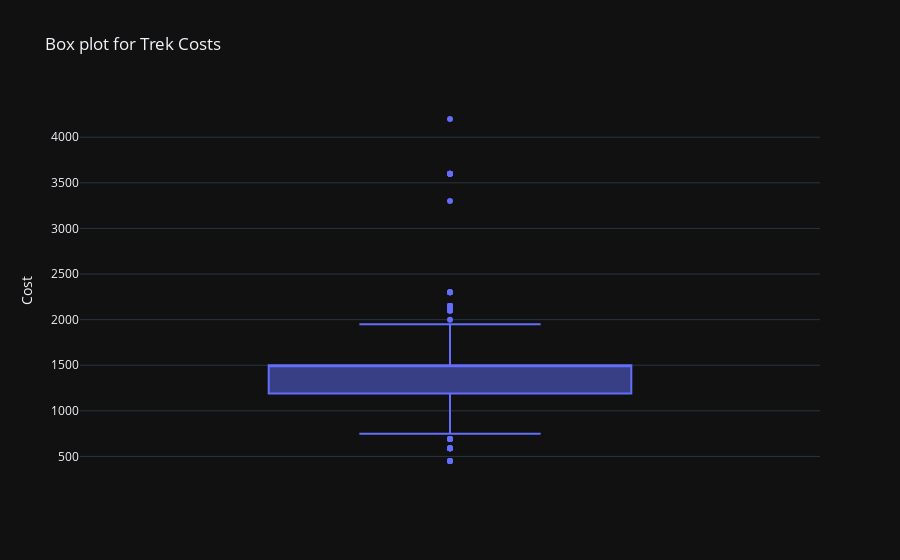

The notebook cell this image was saved under:
### Code cell
# Check for outliers in the 'Cost' column
fig = px.box(df,
             y='Cost',
             title='Box plot for Trek Costs',
             hover_data=['Trek', 'Time']
            )
fig.show()

### Figure 1 — Plotly figure (JSON) as saved in the notebook; plotly's stock layout.template omitted (floating-point values rounded to 4 significant figures; data arrays with more than 128 entries replaced by an {"elided": "..."} marker saying what was removed)
{"data": [{"alignmentgroup": "True", "customdata": {"elided": "383x2 mixed values"}, "hovertemplate": "Cost=%{y}<br>Trek=%{customdata[0]}<br>Time=%{customdata[1]}<extra></extra>", "legendgroup": "", "marker": {"color": "#636efa"}, "name": "", "notched": false, "offsetgroup": "", "orientation": "v", "showlegend": false, "x0": " ", "xaxis": "x", "y": {"elided": "383 float values"}, "y0": " ", "yaxis": "y", "type": "box"}], "layout": {"xaxis": {"anchor": "y", "domain": [0.0, 1.0]}, "yaxis": {"anchor": "x", "domain": [0.0, 1.0], "title": {"text": "Cost"}}, "legend": {"tracegroupgap": 0}, "title": {"text": "Box plot for Trek Costs"}, "boxmode": "group"}}
